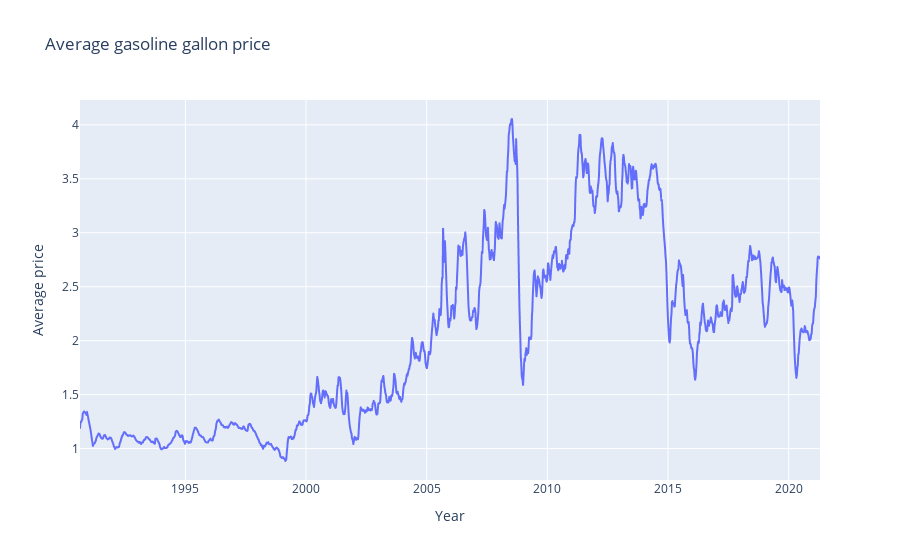

Here is the notebook cell this chart was saved with:
### Code cell
#16
# A)
"""Loading data"""
gallon_price = pd.read_csv('~/Documentos/projetos_ds/Weekly_U.S._Regular_Conventional_Retail_Gasoline_Prices.csv', 
                          header=4).dropna()
dateweek_gallon_price = pd.to_datetime(gallon_price['Week of'], format='%m/%d/%Y')

"""Building Graph"""
gallon_timeseries=px.line(x=dateweek_gallon_price, 
                          y=gallon_price['Weekly U.S. Regular Conventional Retail Gasoline Prices Dollars per Gallon'], 
                          title='Average gasoline gallon price', 
                          labels={'x':'Year', 'y':'Average price'})

gallon_timeseries.show()

# B)
"""The price has been growing since 2009, but with a huge drop on prices in 2015."""

# C)
"""What is actually seen from 2009 and on is a great drop in the average price mid summer, around July."""

### Figure 1 — Plotly figure (JSON) as saved in the notebook; plotly's stock layout.template omitted (floating-point values rounded to 4 significant figures; data arrays with more than 128 entries replaced by an {"elided": "..."} marker saying what was removed)
{"data": [{"hovertemplate": "Year=%{x}<br>Average price=%{y}<extra></extra>", "legendgroup": "", "line": {"color": "#636efa", "dash": "solid"}, "mode": "lines", "name": "", "showlegend": false, "type": "scattergl", "x": {"elided": "1595 str values"}, "xaxis": "x", "y": {"elided": "1595 float values"}, "yaxis": "y"}], "layout": {"legend": {"tracegroupgap": 0}, "title": {"text": "Average gasoline gallon price"}, "xaxis": {"anchor": "y", "domain": [0, 1], "title": {"text": "Year"}}, "yaxis": {"anchor": "x", "domain": [0, 1], "title": {"text": "Average price"}}}}
